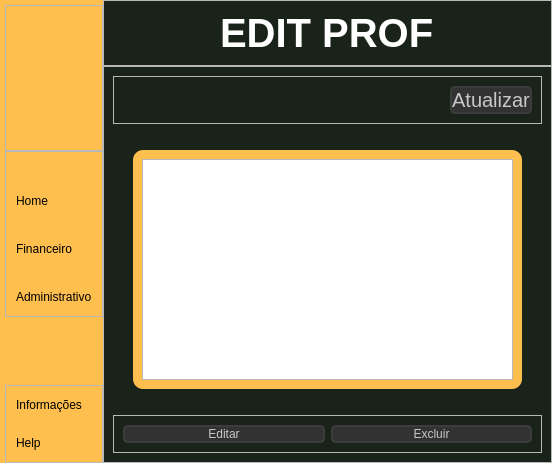
<?xml version="1.0" encoding="UTF-8"?>
<ui version="4.0">
 <class>editProf</class>
 <widget class="QDialog" name="editProf">
  <property name="geometry">
   <rect>
    <x>0</x>
    <y>0</y>
    <width>552</width>
    <height>463</height>
   </rect>
  </property>
  <property name="windowTitle">
   <string>Dialog</string>
  </property>
  <layout class="QGridLayout" name="gridLayout">
   <property name="leftMargin">
    <number>0</number>
   </property>
   <property name="topMargin">
    <number>0</number>
   </property>
   <property name="rightMargin">
    <number>0</number>
   </property>
   <property name="bottomMargin">
    <number>0</number>
   </property>
   <property name="spacing">
    <number>0</number>
   </property>
   <item row="0" column="0">
    <widget class="QWidget" name="widget" native="true">
     <property name="styleSheet">
      <string notr="true"/>
     </property>
     <layout class="QHBoxLayout" name="horizontalLayout">
      <property name="spacing">
       <number>0</number>
      </property>
      <property name="leftMargin">
       <number>0</number>
      </property>
      <property name="topMargin">
       <number>0</number>
      </property>
      <property name="rightMargin">
       <number>0</number>
      </property>
      <property name="bottomMargin">
       <number>0</number>
      </property>
      <item alignment="Qt::AlignLeft">
       <widget class="QWidget" name="leftMenu" native="true">
        <property name="styleSheet">
         <string notr="true">#leftMenu
{
	
	background-color: rgb(254, 191, 78);
}</string>
        </property>
        <layout class="QVBoxLayout" name="verticalLayout_2">
         <property name="spacing">
          <number>0</number>
         </property>
         <property name="leftMargin">
          <number>5</number>
         </property>
         <property name="topMargin">
          <number>0</number>
         </property>
         <property name="rightMargin">
          <number>0</number>
         </property>
         <property name="bottomMargin">
          <number>0</number>
         </property>
         <item alignment="Qt::AlignLeft">
          <widget class="QWidget" name="leftMenuSub" native="true">
           <layout class="QVBoxLayout" name="verticalLayout_3">
            <property name="spacing">
             <number>0</number>
            </property>
            <property name="leftMargin">
             <number>0</number>
            </property>
            <property name="topMargin">
             <number>5</number>
            </property>
            <property name="rightMargin">
             <number>0</number>
            </property>
            <property name="bottomMargin">
             <number>0</number>
            </property>
            <item>
             <widget class="QFrame" name="frame">
              <property name="frameShape">
               <enum>QFrame::StyledPanel</enum>
              </property>
              <property name="frameShadow">
               <enum>QFrame::Raised</enum>
              </property>
              <layout class="QHBoxLayout" name="horizontalLayout_2">
               <property name="spacing">
                <number>0</number>
               </property>
               <property name="leftMargin">
                <number>0</number>
               </property>
               <property name="topMargin">
                <number>0</number>
               </property>
               <property name="rightMargin">
                <number>0</number>
               </property>
               <property name="bottomMargin">
                <number>0</number>
               </property>
               <item alignment="Qt::AlignLeft">
                <widget class="QLabel" name="logo">
                 <property name="maximumSize">
                  <size>
                   <width>166</width>
                   <height>56</height>
                  </size>
                 </property>
                 <property name="styleSheet">
                  <string notr="true">#logo
{
	backgroud-repeat: no-repeat;
backgroud-position: center;
}</string>
                 </property>
                 <property name="text">
                  <string/>
                 </property>
                 <property name="pixmap">
                  <pixmap>../imgplural/nova.png</pixmap>
                 </property>
                 <property name="scaledContents">
                  <bool>true</bool>
                 </property>
                </widget>
               </item>
              </layout>
             </widget>
            </item>
            <item alignment="Qt::AlignTop">
             <widget class="QFrame" name="frame_2">
              <property name="sizePolicy">
               <sizepolicy hsizetype="Preferred" vsizetype="Preferred">
                <horstretch>0</horstretch>
                <verstretch>0</verstretch>
               </sizepolicy>
              </property>
              <property name="frameShape">
               <enum>QFrame::StyledPanel</enum>
              </property>
              <property name="frameShadow">
               <enum>QFrame::Raised</enum>
              </property>
              <layout class="QVBoxLayout" name="verticalLayout_4">
               <property name="spacing">
                <number>0</number>
               </property>
               <property name="leftMargin">
                <number>0</number>
               </property>
               <property name="topMargin">
                <number>10</number>
               </property>
               <property name="rightMargin">
                <number>0</number>
               </property>
               <property name="bottomMargin">
                <number>10</number>
               </property>
               <item>
                <widget class="QPushButton" name="homeButton">
                 <property name="toolTip">
                  <string>Home</string>
                 </property>
                 <property name="styleSheet">
                  <string notr="true">#homeButton
{
	border: none;
	backgroud-color: transparent;
	backgroud: none;
	padding: 2px 10px;
	margin: 0;
	text-align: left;
	margin-top: 30px
}</string>
                 </property>
                 <property name="text">
                  <string>Home</string>
                 </property>
                 <property name="icon">
                  <iconset>
                   <normaloff>../imgplural/feather/home.svg</normaloff>../imgplural/feather/home.svg</iconset>
                 </property>
                 <property name="iconSize">
                  <size>
                   <width>24</width>
                   <height>24</height>
                  </size>
                 </property>
                </widget>
               </item>
               <item>
                <widget class="QPushButton" name="finButton">
                 <property name="toolTip">
                  <string>Financeiro</string>
                 </property>
                 <property name="styleSheet">
                  <string notr="true">#finButton
{
	border: none;
	backgroud-color: transparent;
	backgroud: none;
	padding: 2px 10px;
	margin: 0;
	text-align: left;
	margin-top: 30px
}</string>
                 </property>
                 <property name="text">
                  <string>Financeiro</string>
                 </property>
                 <property name="icon">
                  <iconset>
                   <normaloff>../imgplural/feather/dollar-sign.svg</normaloff>../imgplural/feather/dollar-sign.svg</iconset>
                 </property>
                 <property name="iconSize">
                  <size>
                   <width>24</width>
                   <height>24</height>
                  </size>
                 </property>
                </widget>
               </item>
               <item>
                <widget class="QPushButton" name="admButton">
                 <property name="toolTip">
                  <string>Administrativo</string>
                 </property>
                 <property name="styleSheet">
                  <string notr="true">#admButton
{
	border: none;
	backgroud-color: transparent;
	backgroud: none;
	margin: 0;
	text-align: left;
	padding: 2px 10px;
	margin-top: 30px
}</string>
                 </property>
                 <property name="text">
                  <string>Administrativo</string>
                 </property>
                 <property name="icon">
                  <iconset>
                   <normaloff>../imgplural/feather/archive.svg</normaloff>../imgplural/feather/archive.svg</iconset>
                 </property>
                 <property name="iconSize">
                  <size>
                   <width>24</width>
                   <height>24</height>
                  </size>
                 </property>
                </widget>
               </item>
              </layout>
             </widget>
            </item>
            <item alignment="Qt::AlignBottom">
             <widget class="QFrame" name="frame_3">
              <property name="frameShape">
               <enum>QFrame::StyledPanel</enum>
              </property>
              <property name="frameShadow">
               <enum>QFrame::Raised</enum>
              </property>
              <layout class="QVBoxLayout" name="verticalLayout_5">
               <property name="spacing">
                <number>0</number>
               </property>
               <property name="leftMargin">
                <number>0</number>
               </property>
               <property name="topMargin">
                <number>10</number>
               </property>
               <property name="rightMargin">
                <number>0</number>
               </property>
               <property name="bottomMargin">
                <number>10</number>
               </property>
               <item>
                <widget class="QPushButton" name="infoButton">
                 <property name="toolTip">
                  <string>Help</string>
                 </property>
                 <property name="styleSheet">
                  <string notr="true">#infoButton
{
	border: none;
	backgroud-color: transparent;
	backgroud: none;
	padding: 2px 10px;
	margin: 0;
	text-align: left;
}</string>
                 </property>
                 <property name="text">
                  <string>Informações</string>
                 </property>
                 <property name="icon">
                  <iconset>
                   <normaloff>../imgplural/feather/info.svg</normaloff>../imgplural/feather/info.svg</iconset>
                 </property>
                 <property name="iconSize">
                  <size>
                   <width>24</width>
                   <height>24</height>
                  </size>
                 </property>
                </widget>
               </item>
               <item>
                <widget class="QPushButton" name="helpButton">
                 <property name="toolTip">
                  <string>Help</string>
                 </property>
                 <property name="styleSheet">
                  <string notr="true">#helpButton
{
	border: none;
	backgroud-color: transparent;
	backgroud: none;
	padding: 2px 10px;
	margin: 0;
	text-align: left;
	margin-top: 20px
}</string>
                 </property>
                 <property name="text">
                  <string>Help</string>
                 </property>
                 <property name="icon">
                  <iconset>
                   <normaloff>../imgplural/feather/help-circle.svg</normaloff>../imgplural/feather/help-circle.svg</iconset>
                 </property>
                 <property name="iconSize">
                  <size>
                   <width>24</width>
                   <height>24</height>
                  </size>
                 </property>
                </widget>
               </item>
              </layout>
             </widget>
            </item>
           </layout>
          </widget>
         </item>
        </layout>
       </widget>
      </item>
      <item>
       <widget class="QWidget" name="rightMenu" native="true">
        <property name="sizePolicy">
         <sizepolicy hsizetype="Expanding" vsizetype="Preferred">
          <horstretch>0</horstretch>
          <verstretch>0</verstretch>
         </sizepolicy>
        </property>
        <property name="maximumSize">
         <size>
          <width>16777215</width>
          <height>16777215</height>
         </size>
        </property>
        <property name="styleSheet">
         <string notr="true">#rightMenu
{
	
	background-color: rgb(26, 35, 25);
}</string>
        </property>
        <layout class="QVBoxLayout" name="verticalLayout_11">
         <property name="spacing">
          <number>0</number>
         </property>
         <property name="leftMargin">
          <number>0</number>
         </property>
         <property name="topMargin">
          <number>0</number>
         </property>
         <property name="rightMargin">
          <number>0</number>
         </property>
         <property name="bottomMargin">
          <number>0</number>
         </property>
         <item>
          <widget class="QFrame" name="frame_6">
           <property name="frameShape">
            <enum>QFrame::StyledPanel</enum>
           </property>
           <property name="frameShadow">
            <enum>QFrame::Raised</enum>
           </property>
           <layout class="QVBoxLayout" name="verticalLayout_12">
            <item alignment="Qt::AlignHCenter">
             <widget class="QLabel" name="label_6">
              <property name="font">
               <font>
                <pointsize>30</pointsize>
                <bold>true</bold>
               </font>
              </property>
              <property name="styleSheet">
               <string notr="true">#label_6
{
	text-align: center;
	color: rgb(255, 255, 255);
}</string>
              </property>
              <property name="text">
               <string>EDIT PROF</string>
              </property>
             </widget>
            </item>
           </layout>
          </widget>
         </item>
         <item>
          <widget class="QWidget" name="widget_2" native="true">
           <property name="sizePolicy">
            <sizepolicy hsizetype="Preferred" vsizetype="Expanding">
             <horstretch>0</horstretch>
             <verstretch>0</verstretch>
            </sizepolicy>
           </property>
           <layout class="QVBoxLayout" name="verticalLayout">
            <property name="spacing">
             <number>0</number>
            </property>
            <property name="leftMargin">
             <number>0</number>
            </property>
            <property name="topMargin">
             <number>0</number>
            </property>
            <property name="rightMargin">
             <number>0</number>
            </property>
            <property name="bottomMargin">
             <number>0</number>
            </property>
            <item>
             <widget class="QFrame" name="frame_4">
              <property name="frameShape">
               <enum>QFrame::StyledPanel</enum>
              </property>
              <property name="frameShadow">
               <enum>QFrame::Raised</enum>
              </property>
              <layout class="QVBoxLayout" name="verticalLayout_6">
               <item>
                <widget class="QFrame" name="frame_11">
                 <property name="frameShape">
                  <enum>QFrame::StyledPanel</enum>
                 </property>
                 <property name="frameShadow">
                  <enum>QFrame::Raised</enum>
                 </property>
                 <layout class="QHBoxLayout" name="horizontalLayout_7">
                  <item alignment="Qt::AlignRight">
                   <widget class="QPushButton" name="btnPesquisar">
                    <property name="font">
                     <font>
                      <pointsize>15</pointsize>
                     </font>
                    </property>
                    <property name="styleSheet">
                     <string notr="true">#btnPesquisar
{
	background-color: rgb(50, 50, 50);
	border: 2px solid rgb(60, 60, 60);
	border-radius: 5px;
	
	color: rgb(200, 200, 200);
}

#btnPesquisar:hover
{
	background-color: rgb(60, 60, 60);
	border: 2px solid rgb(70, 70, 70);
}

#btnPesquisar:pressed
{
	background-color: rgb(200, 200, 200);

	
	color: rgb(35, 35, 35);
}</string>
                    </property>
                    <property name="text">
                     <string>Atualizar</string>
                    </property>
                    <property name="icon">
                     <iconset>
                      <normaloff>../imgplural/iconWhite/refresh-ccw.svg</normaloff>../imgplural/iconWhite/refresh-ccw.svg</iconset>
                    </property>
                    <property name="iconSize">
                     <size>
                      <width>40</width>
                      <height>40</height>
                     </size>
                    </property>
                   </widget>
                  </item>
                 </layout>
                </widget>
               </item>
               <item>
                <widget class="QFrame" name="frame_5">
                 <property name="styleSheet">
                  <string notr="true">#frame_5
{
	background-color: rgb(254, 191, 78);
	border-radius: 10px;
	margin-top: 20px;
	margin-left: 20px;
	margin-bottom: 20px;
	margin-right: 20px;
}</string>
                 </property>
                 <property name="frameShape">
                  <enum>QFrame::StyledPanel</enum>
                 </property>
                 <property name="frameShadow">
                  <enum>QFrame::Raised</enum>
                 </property>
                 <layout class="QHBoxLayout" name="horizontalLayout_6">
                  <item>
                   <widget class="QTableWidget" name="twProf"/>
                  </item>
                 </layout>
                </widget>
               </item>
               <item>
                <widget class="QFrame" name="frame_12">
                 <property name="frameShape">
                  <enum>QFrame::StyledPanel</enum>
                 </property>
                 <property name="frameShadow">
                  <enum>QFrame::Raised</enum>
                 </property>
                 <layout class="QHBoxLayout" name="horizontalLayout_9">
                  <item>
                   <widget class="QPushButton" name="btnEditarProf">
                    <property name="styleSheet">
                     <string notr="true">#btnEditarProf
{
	background-color: rgb(50, 50, 50);
	border: 2px solid rgb(60, 60, 60);
	border-radius: 5px;
	
	color: rgb(200, 200, 200);
}
#btnEditarProf:hover
{
	background-color: rgb(60, 60, 60);
	border: 2px solid rgb(70, 70, 70);
}

#btnEditarProf:pressed
{
	background-color: rgb(200, 200, 200);

	
	color: rgb(35, 35, 35);
}</string>
                    </property>
                    <property name="text">
                     <string>Editar</string>
                    </property>
                    <property name="icon">
                     <iconset>
                      <normaloff>../imgplural/iconWhite/edit-2.svg</normaloff>../imgplural/iconWhite/edit-2.svg</iconset>
                    </property>
                    <property name="iconSize">
                     <size>
                      <width>40</width>
                      <height>40</height>
                     </size>
                    </property>
                   </widget>
                  </item>
                  <item>
                   <widget class="QPushButton" name="btnExcluirProf">
                    <property name="styleSheet">
                     <string notr="true">#btnExcluirProf
{
	background-color: rgb(50, 50, 50);
	border: 2px solid rgb(60, 60, 60);
	border-radius: 5px;
	
	color: rgb(200, 200, 200);
}
#btnExcluirProf:hover
{
	background-color: rgb(60, 60, 60);
	border: 2px solid rgb(70, 70, 70);
}

#btnExcluirProf:pressed
{
	background-color: rgb(200, 200, 200);

	
	color: rgb(35, 35, 35);
}</string>
                    </property>
                    <property name="text">
                     <string>Excluir</string>
                    </property>
                    <property name="icon">
                     <iconset>
                      <normaloff>../imgplural/iconWhite/delete.svg</normaloff>../imgplural/iconWhite/delete.svg</iconset>
                    </property>
                    <property name="iconSize">
                     <size>
                      <width>40</width>
                      <height>40</height>
                     </size>
                    </property>
                   </widget>
                  </item>
                 </layout>
                </widget>
               </item>
              </layout>
             </widget>
            </item>
           </layout>
          </widget>
         </item>
        </layout>
       </widget>
      </item>
     </layout>
    </widget>
   </item>
  </layout>
 </widget>
 <resources/>
 <connections/>
</ui>
